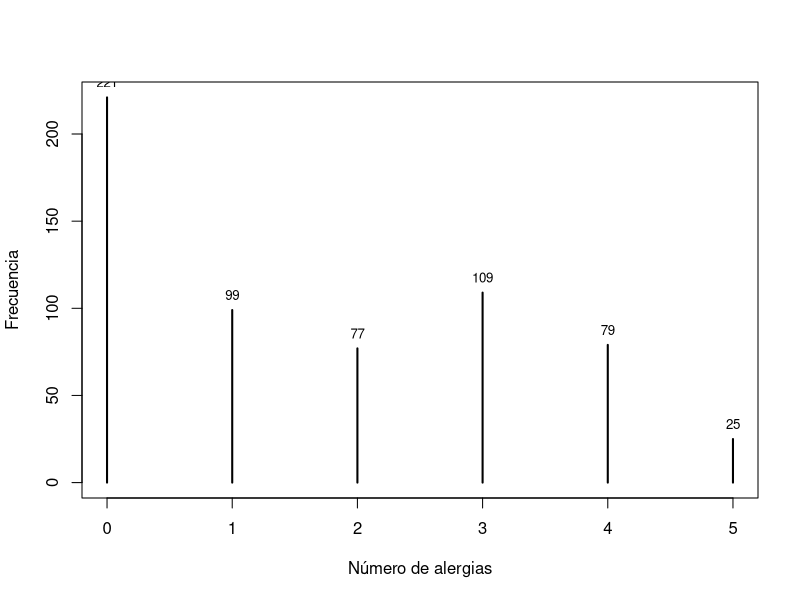
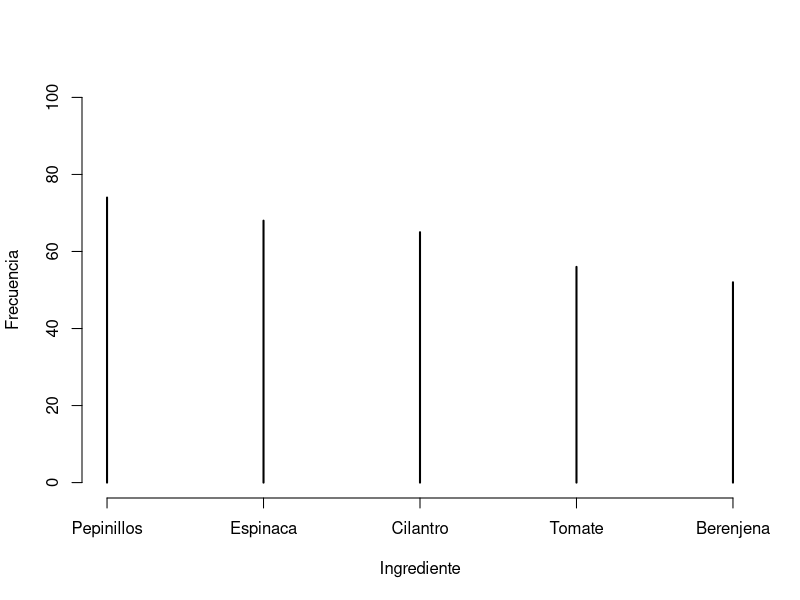

Write the R code that produced these figures, in order.
## ---- chunk 1
knitr::opts_chunk$set(echo = TRUE)
## ---- chunk 2
data <- read.csv("usuarios.csv", sep=";")
## ---- chunk 3
# strsplit para dividir los nombres separados por coma
# en elementos individuales
ingredientes_separados <- strsplit(data$alergias, ",")
# unlist para crear un vector para poner los nombres separados
ingredientes <- unlist(ingredientes_separados)
## ---- chunk 4
# Cargar el dataset
data <- read.csv("usuarios.csv", sep=";")

# Calcular la frecuencia de las alergias
# strsplit para dividir los nombres separados por coma
# en elementos individuales
ingredientes_separados <- strsplit(data$alergias, ",")

# unlist para crear un vector para poner los nombres separados
ingredientes <- unlist(ingredientes_separados)
tabla_de_frecuencia <- table(ingredientes)

# ordenar de mayor a menor las frecuencias
alergias_ordenadas <- sort(tabla_de_frecuencia, decreasing = TRUE)
alergia_mas_comun <- names(alergias_ordenadas)[1] # alergia ubicada en el #1

# Mostrar el resultado
cat("La alergia más común es:", alergia_mas_comun)
## ---- chunk 5
# Cargar el dataset
data <- read.csv("usuarios.csv", sep=";")
# elegir la columna numero_alergias del DS
num_alergias <- data$numero_alergias
# tabla de frecuencias de los numeros de alergias
frecuencia <- table(num_alergias)
# ordenar frecuencias de la tabla de manera descendente
frecuencia_num_ordenadas <- sort(frecuencia,decreasing = TRUE)
# elegir la alergia #1
num_alergia_mas_frecuente <- names(frecuencia_num_ordenadas)[1]

# imprimir solución
cat("Es más común que los usuarios tengan", num_alergia_mas_frecuente, "alergias")
## ---- chunk 6
# Agregar etiquetas de texto encima de las barras
text(plot(frecuencia,ylab="Frecuencia",xlab="Número de alergias"),
     frecuencia, labels = frecuencia, pos = 3, cex = 0.8)
## ---- chunk 7
plot(alergias_ordenadas[1:5], xlab="Ingrediente", ylab="Frecuencia", ylim=c(0,100))
